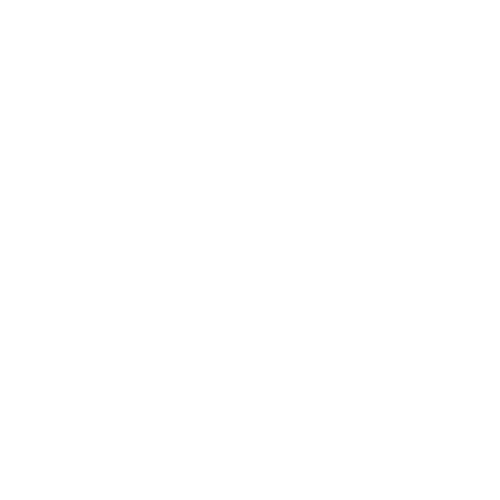
Frame 1 (no input)
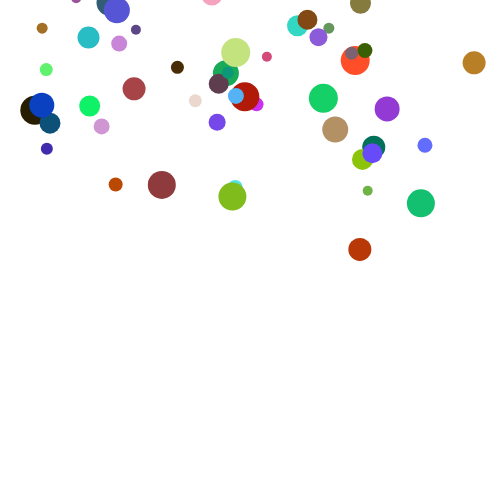
Frame 60 (no input)
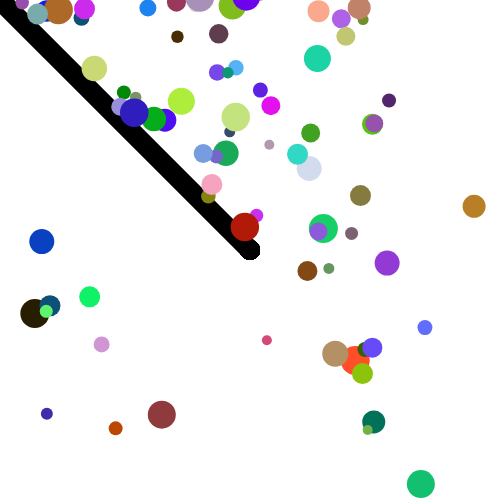
Frame 120 (the mouse pressed at the canvas centre since frame 60)

The p5.js sketch that drew these frames (run headless with seeded random() and noise() and a simulated clock; from frame 60 on, the mouse is pressed at the canvas centre):

// p5.js sketch
// ── sketch.js
let creatures = [];
let buffer;

function setup() {
    createCanvas(500, 500);

    for (let i = 0; i < 200; i++) {
        creatures.push(new FallingObject());
    }

    buffer = createGraphics(500, 500);
    buffer.background(255);
    buffer.strokeWeight(20);
    buffer.stroke(0);
}

function draw() {
    image(buffer, 0, 0);
    if (mouseIsPressed) {
        buffer.line(mouseX, mouseY, pmouseX, pmouseY);
    }

    for (let i = 0; i < creatures.length; i++) {
        creatures[i].move();
        creatures[i].display();
    }
}

class FallingObject {
    constructor(x, y) {
        this.size = int(random(10, 30));
        this.y = random(-1000, -this.size);
        this.x = random(this.size, width - this.size);
        this.speed = random(2, 5);
        this.color = color(random(255), random(255), random(255));
    }

    display() {
        noStroke();
        fill(this.color);
        ellipse(this.x, this.y, this.size, this.size);
    }

    move() {
        this.y += this.speed;

        // what color is on the buffer at our position?
        // (if we are on the screen)
        if (this.y > 0 && this.y < height) {
            // we only need to extract the redness at this pixel
            // (our target color is black, so we are looking for
            // a color of RGBA: 0,0,0,255
            let c = red(buffer.get(this.x, this.y));

            // did we find our black color
            if (c == 0) {
                // reverse speed
                this.speed *= -1;

                // also shrink a bit in case we get "stuck"
                this.size -= 0.5;

                // are we super small?  if so, let's reposition ourselves
                if (this.size < 0.2) {
                    this.size = int(random(10, 30));
                    this.y = random(-1000, -this.size);
                    this.x = random(this.size, width - this.size);
                    this.speed = random(2, 5);
                }
            }
        }

        // did we go off the bottom?
        // OR
        // did we go off the top with a negative speed?
        if ((this.y > height + this.size) || (this.y < 0 && this.speed < 0)) {
            this.size = int(random(10, 30));
            this.y = random(-1000, -this.size);
            this.x = random(this.size, width - this.size);
            this.speed = random(2, 5);
        }
    }
}

function drawMode() {
    buffer.stroke(0);
}

function eraseMode() {
    buffer.stroke(255);
}
